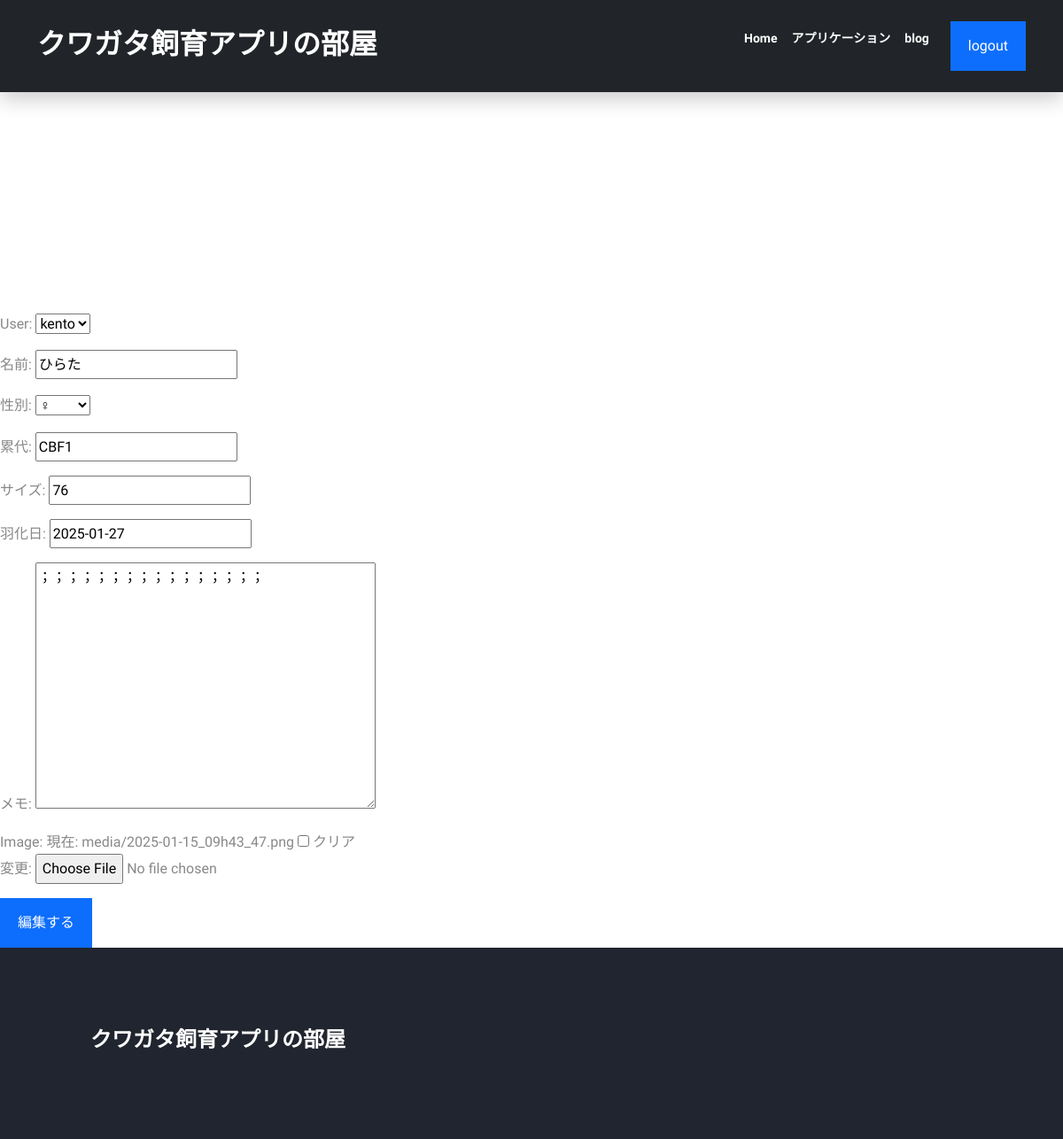
/adult/update/6/ (signed in), run on the app's committed database.
### adult/models.py (models this page shows, shortened)
class Adultmodel(models.Model):
    user = models.ForeignKey(User, on_delete=models.CASCADE,related_name='adult',null=True)#追加
    name = models.CharField('名前',max_length=100)
    gender = models.CharField(
        '性別',
        max_length=50,
        choices=GENDER,
    )
    gener=models.CharField('累代',max_length=100)
    size = models.CharField('サイズ',max_length=100)
    date = models.DateField('羽化日')
    memo = models.TextField('メモ')
    image = models.ImageField(upload_to='media',null=True,blank=True)

### adult/views.py (the view)
# urls.py: path('update/<int:pk>/',login_required(views.adultupdate.as_view()),name='adult_update'),
class adultupdate(UpdateView):
    template_name='adult_update.html'
    model = Adultmodel
    fields = "__all__"
    success_url = reverse_lazy("adult:list")

### templates/adult_update.html (shortened to what this page needs)
{% extends 'base.html' %}
{% load static %}
{% block content %}
<form action="" method="POST" enctype="multipart/form-data">
    {{form.as_p}}
    <input type="submit" class="btn btn-primary " role="button" aria-disabled="true" value="編集する">
</form>
{% endblock %}
{% block extrajs %}
<link rel="stylesheet" type="text/css" href="https://cdnjs.cloudflare.com/ajax/libs/timedropper/1.0/timedropper.css">
    <link rel="stylesheet" href="//code.jquery.com/ui/1.13.0/themes/base/jquery-ui.css">
    {% endblock %}

### static/style.css (style rules this page uses)
:root { --primary: #0d6efd; --dark: #21252f; --body: #888; --box-shadow: 0 8px 22px rgba(0, 0, 0, 0.2); }
body { font-family: Sora, "sans-serif"; line-height: 1.7; color: var(--body); }
a { color: var(--body); text-decoration: none; }
.btn { padding: 14px 18px; border-width: 2px; border-radius: 0; }

### data on the page
Adultmodel: user "kento", name "ひらた", gender "♀", gener "CBF1", size "76", date "2025-01-27", memo "；；；；；；；；；；；；；；；；"
